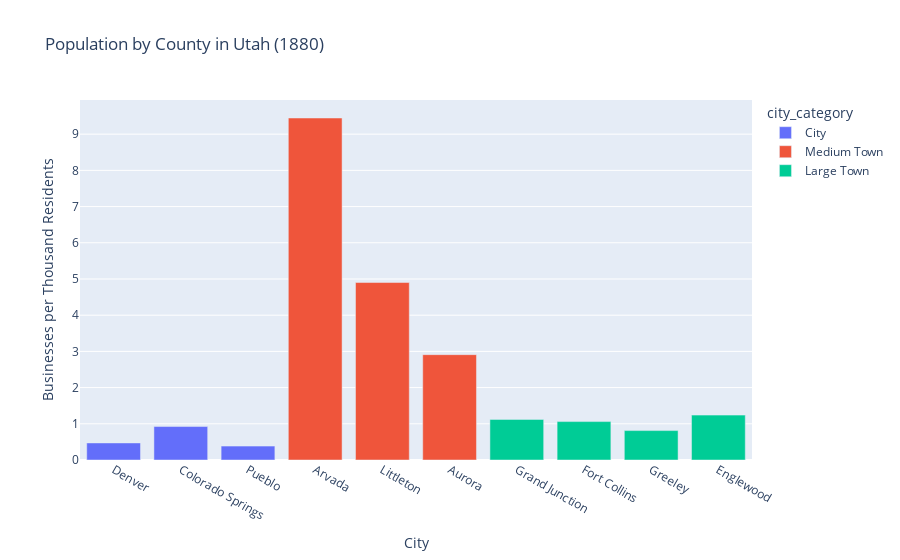

The notebook cell saved with this chart:
### Markdown cell above
## Visualize new business creation by city

Let's say we want to see the cities with the highest _rate_ of business creation (ie. new businesses per thousand residents)

- Create a bar chart in Plotly of `merged_df`:
  - Filter to only show the top 10 cities (use `.head(10)`)
  - Set x-axis to `city`
  - Set y-axis to `biz_per_thousand`
  - Use `city_category` for color
  - Add an appropriate title and labels

### Code cell
# Add title and customize axis labels
fig3 = px.bar(
    merged_df.head(10),
    x='city',
    y='biz_per_thousand',
    title='Population by County in Utah (1880)',  # Add a title
    labels={'city': 'City', 'biz_per_thousand': 'Businesses per Thousand Residents'},  # Rename axis labels
    color='city_category',    
)

# Display the chart
fig3.show()

### Figure 1 — Plotly figure (JSON) as saved in the notebook; plotly's stock layout.template omitted (floating-point values rounded to 4 significant figures)
{"data": [{"alignmentgroup": "True", "hovertemplate": "city_category=City<br>City=%{x}<br>Businesses per Thousand Residents=%{y}<extra></extra>", "legendgroup": "City", "marker": {"color": "#636efa", "pattern": {"shape": ""}}, "name": "City", "offsetgroup": "City", "orientation": "v", "showlegend": true, "textposition": "auto", "type": "bar", "x": ["Denver", "Colorado Springs", "Pueblo"], "xaxis": "x", "y": [0.4714, 0.9242, 0.3834], "yaxis": "y"}, {"alignmentgroup": "True", "hovertemplate": "city_category=Medium Town<br>City=%{x}<br>Businesses per Thousand Residents=%{y}<extra></extra>", "legendgroup": "Medium Town", "marker": {"color": "#EF553B", "pattern": {"shape": ""}}, "name": "Medium Town", "offsetgroup": "Medium Town", "orientation": "v", "showlegend": true, "textposition": "auto", "type": "bar", "x": ["Arvada", "Littleton", "Aurora"], "xaxis": "x", "y": [9.447, 4.902, 2.91], "yaxis": "y"}, {"alignmentgroup": "True", "hovertemplate": "city_category=Large Town<br>City=%{x}<br>Businesses per Thousand Residents=%{y}<extra></extra>", "legendgroup": "Large Town", "marker": {"color": "#00cc96", "pattern": {"shape": ""}}, "name": "Large Town", "offsetgroup": "Large Town", "orientation": "v", "showlegend": true, "textposition": "auto", "type": "bar", "x": ["Grand Junction", "Fort Collins", "Greeley", "Englewood"], "xaxis": "x", "y": [1.122, 1.061, 0.8128, 1.24], "yaxis": "y"}], "layout": {"autosize": true, "barmode": "relative", "legend": {"title": {"text": "city_category"}, "tracegroupgap": 0}, "title": {"text": "Population by County in Utah (1880)"}, "xaxis": {"anchor": "y", "autorange": true, "domain": [0, 1], "range": [-0.5, 9.5], "title": {"text": "City"}, "type": "category"}, "yaxis": {"anchor": "x", "autorange": true, "domain": [0, 1], "range": [0, 9.944], "title": {"text": "Businesses per Thousand Residents"}, "type": "linear"}}}
